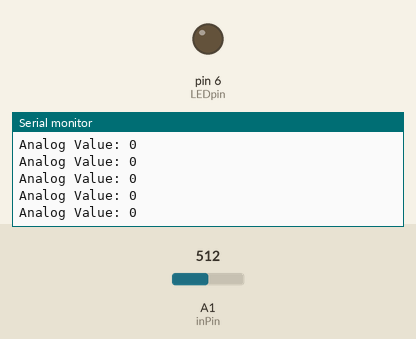
A sketch run on a simulated Arduino Uno, built with avr-gcc and run on an emulated ATmega328P. On the bench: output pins drawn as LEDs (lit = HIGH), the last lines printed to the serial monitor. The test bench sets the inputs (shaded band); at power-on: A1 (inPin) = 512.

Above: at 1.2 s.
1.3 s: A1 (inPin) set to 505
At 2.2 s:
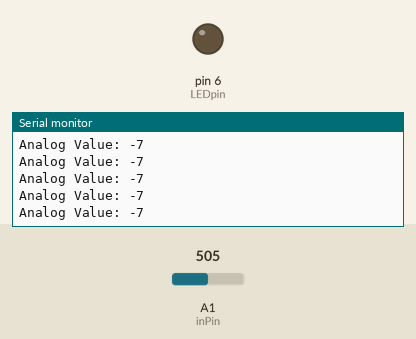
4.3 s: A1 (inPin) set to 306
At 5.2 s:
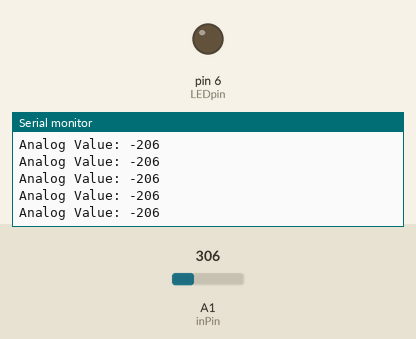
Timing chart, 0 to 7.3 s (numbered marks = the images above; inputs shaded):
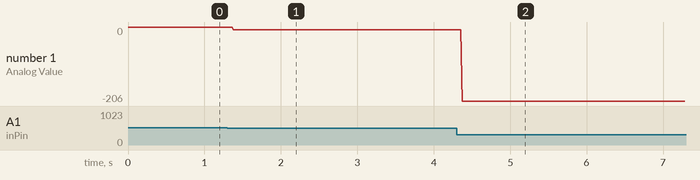

Measured:
- after the input at 1.3 s, the serial monitor: prints a new line after 0.08 s (image 1)
- after the input at 4.3 s, the serial monitor: prints a new line after 0.07 s (image 2)
- plotted number 1: 0 → -7 after the input at 1.3 s, -7 → -206 after the input at 4.3 s

The sketch:

readOneAnalog.ino
```cpp
int inPin = A1;    // select the input pin for the potentiometer
int LEDpin = 6;
int analogVal = 0;
//int pwmLED = 0;

void setup() {
  pinMode(LEDpin, OUTPUT);  // declare the ledPin as an OUTPUT
  Serial.begin(9600);
}

void loop() {
  analogVal = map(analogRead(inPin),0,1023,-512,512);    // read the value from the sensor
//  pwmLED = map(analogRead(inPin),0,1023,0,255);    // read the value from the sensor
//  analogWrite(LEDpin,pwmLED);
  Serial.print("Analog Value: " );
  Serial.println(analogVal);
}
```
